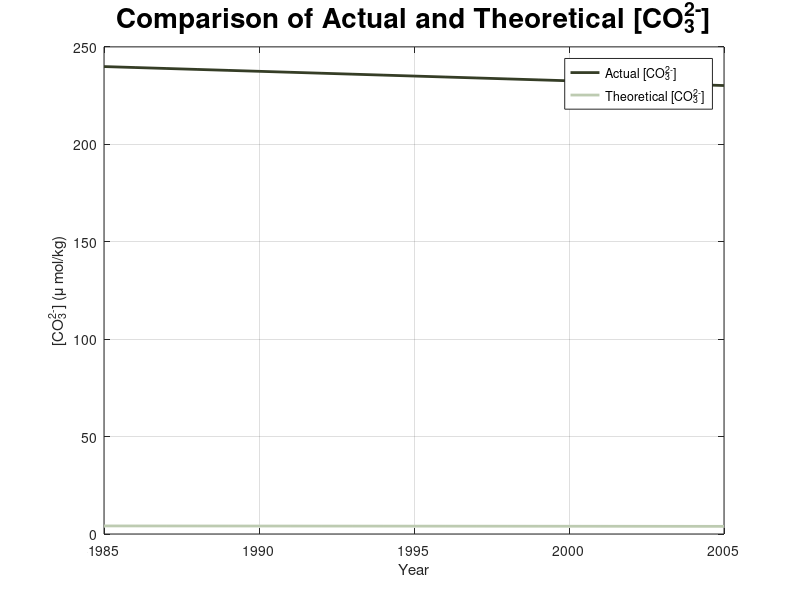

MATLAB code for this plot:
% Define the range of years
x = 1985:2005;

% Calculate p_CO2, pH, and actual [CO3^2-]
p_CO2 = 1.887 * x - 3427;
pH = -0.0018 * x + 11.7;
CO3_actu = -0.4867 * x + 1206;

% Calculate theoretical [CO3^2-]
K1 = 10^(-6.35);
K2 = 10^(-10.33);
K_CO2 = 10^(-1.46);
CO3_theo = (10^(-18.14) * (1.887 * x - 3427)) ./ 10.^(-2 * (-0.0018 * x + 11.7));

% Display the results in the command window
fprintf('Year\tActual [CO3^2-]\tTheoretical [CO3^2-]\n');
for i = 1:length(x)
    fprintf('%d\t%.2f\t\t%.2f\n', x(i), CO3_actu(i), CO3_theo(i));
end

% Plot the results
figure;
plot(x, CO3_actu, 'Color', [53/255 61/255 38/255], 'LineWidth', 2); % Actual [CO3^2-]
hold on;
plot(x, CO3_theo, 'Color', [189/255 203/255 177/255], 'LineWidth', 2); % Theoretical [CO3^2-]
xlabel('Year');
ylabel('[CO_3^{2-}] (\mu mol/kg)');
title('Comparison of Actual and Theoretical [CO_3^{2-}]', 'FontSize',20);
legend('Actual [CO_3^{2-}]', 'Theoretical [CO_3^{2-}]');
grid on;
hold off;
